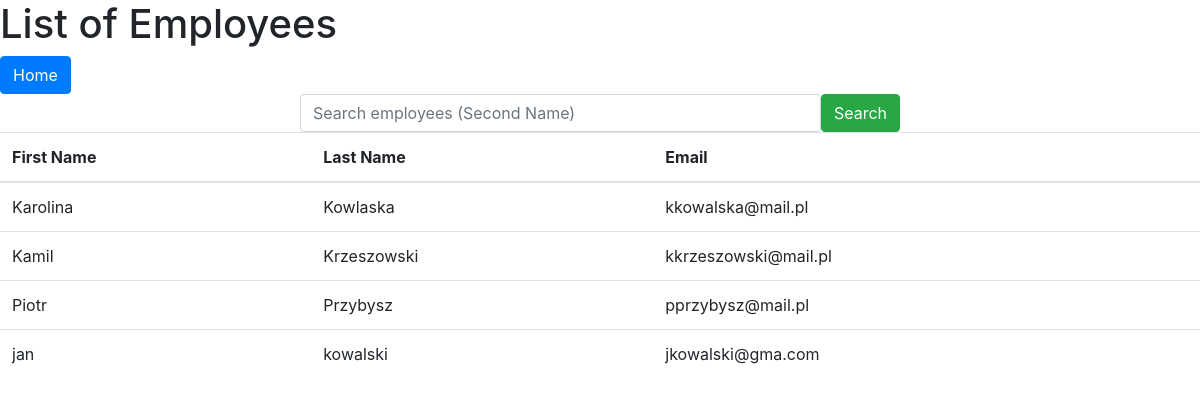
/list_employee/, run on an earlier commit of the app's database.
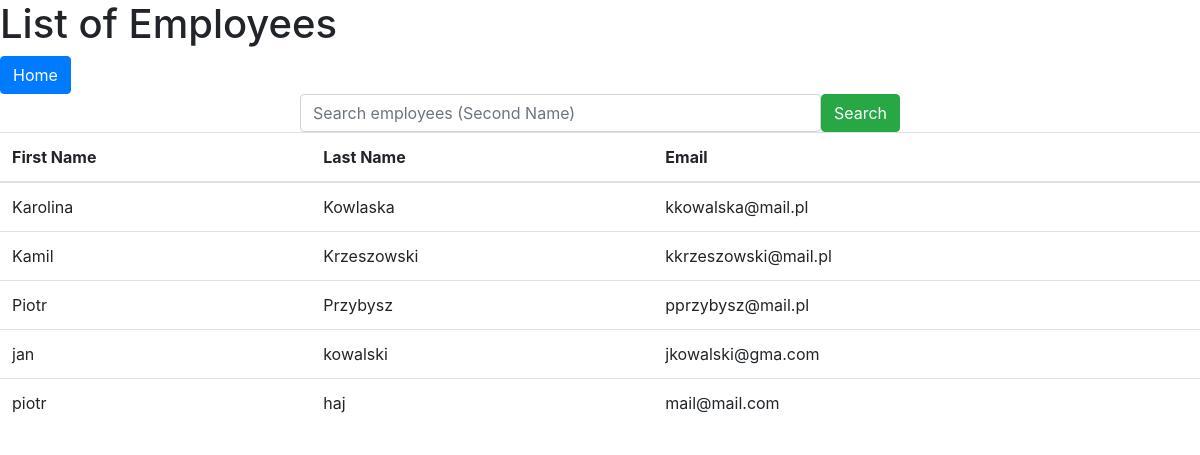
And on a later commit of the database.
### users/models.py (models this page shows)
class Employees(models.Model):
    first_name = models.CharField(max_length=100)
    sec_name = models.CharField(max_length=100)
    surname = models.CharField(max_length=100)
    employee_login = models.CharField(max_length=100)
    employee_password = models.CharField(max_length=100)
    mail = models.CharField(max_length=100)
    pesel = models.CharField(max_length=100)
    phone_number = models.CharField(max_length=100)
    laboratory = models.ForeignKey(Laboratory, on_delete=models.CASCADE)

### users/views.py (the view)
# urls.py: path("list_employee/", views.list_employee, name='list_employee'),
def list_employee(request):
    search_query = request.GET.get('search', '')
    all_employees = Employees.objects.filter(surname__icontains=search_query)
    context = {'all_employees': all_employees}
    return render(request, 'list_employee.html', context)

### templates/list_employee.html (shortened to what this page needs)
{% load static %}
<!DOCTYPE html>
<html lang="en">
<head>
    <link href="https://maxcdn.bootstrapcdn.com/bootstrap/4.0.0/css/bootstrap.min.css" rel="stylesheet">
</head>
<body>
    <h1>List of Employees</h1>
    <a href="{% url 'home' %}" class="btn btn-primary">Home</a>
    <div class="search-form form-group">
        <input type="text" name="search" placeholder="Search employees (Second Name)" class="form-control">
        <input type="submit" value="Search" class="btn btn-success">
    </div>
    <table class="table">
        <thead>
            <tr>
                <th>First Name</th>
                <th>Last Name</th>
                <th>Email</th>
            </tr>
        </thead>
        <tbody>
            {% for employee in all_employees %}
            <tr>
                <td>{{ employee.first_name }}</td>
                <td>{{ employee.surname }}</td>
                <td>{{ employee.mail }}</td>
            </tr>
            {% endfor %}
        </tbody>
    </table>
</body>
</html>

### templates/list_employee.html (style rules this page uses)
.search-form { display: flex; justify-content: space-between; width: 50%; margin: auto; }
input[name="search"] { width: 100%; }

What changed in the data, as far as the page shows it:
added Employees: first_name "piotr", surname "haj", mail "mail@mail.com"
